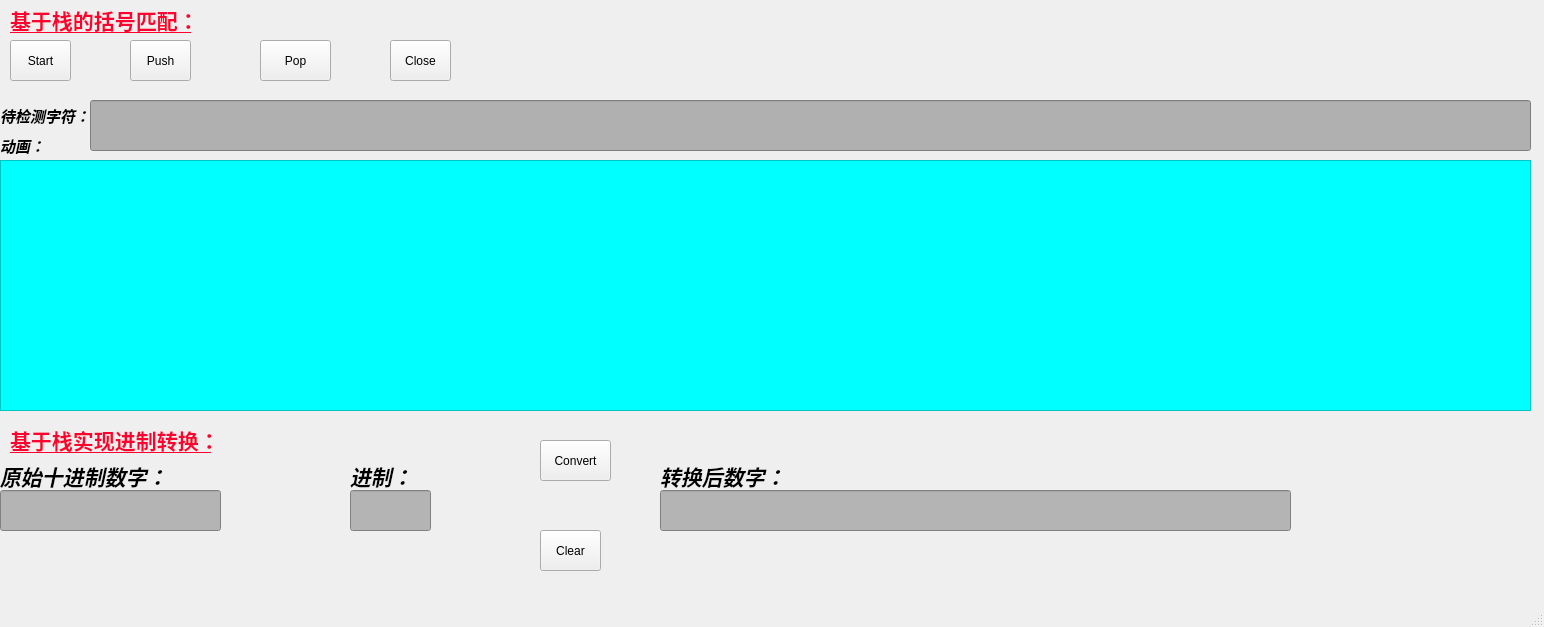
<?xml version="1.0" encoding="UTF-8"?>
<ui version="4.0">
 <class>MainWindow</class>
 <widget class="QMainWindow" name="MainWindow">
  <property name="geometry">
   <rect>
    <x>0</x>
    <y>0</y>
    <width>1544</width>
    <height>627</height>
   </rect>
  </property>
  <property name="windowTitle">
   <string>MainWindow</string>
  </property>
  <widget class="QWidget" name="centralwidget">
   <widget class="QLineEdit" name="lineEdit">
    <property name="geometry">
     <rect>
      <x>90</x>
      <y>100</y>
      <width>1441</width>
      <height>51</height>
     </rect>
    </property>
    <property name="styleSheet">
     <string notr="true">background-color: rgb(213, 213, 213);
font: 20pt &quot;Microsoft YaHei UI&quot;;
background-color: rgb(176, 176, 176);</string>
    </property>
    <property name="text">
     <string/>
    </property>
   </widget>
   <widget class="QPushButton" name="startButton">
    <property name="geometry">
     <rect>
      <x>10</x>
      <y>40</y>
      <width>61</width>
      <height>41</height>
     </rect>
    </property>
    <property name="styleSheet">
     <string notr="true">border-bottom-color: rgb(166, 166, 166);</string>
    </property>
    <property name="text">
     <string>Start</string>
    </property>
   </widget>
   <widget class="QPushButton" name="pushButton">
    <property name="geometry">
     <rect>
      <x>130</x>
      <y>40</y>
      <width>61</width>
      <height>41</height>
     </rect>
    </property>
    <property name="text">
     <string>Push</string>
    </property>
   </widget>
   <widget class="QPushButton" name="popButton">
    <property name="geometry">
     <rect>
      <x>260</x>
      <y>40</y>
      <width>71</width>
      <height>41</height>
     </rect>
    </property>
    <property name="text">
     <string>Pop</string>
    </property>
   </widget>
   <widget class="QPushButton" name="closeButton">
    <property name="geometry">
     <rect>
      <x>390</x>
      <y>40</y>
      <width>61</width>
      <height>41</height>
     </rect>
    </property>
    <property name="text">
     <string>Close</string>
    </property>
   </widget>
   <widget class="QGraphicsView" name="graphicsView">
    <property name="geometry">
     <rect>
      <x>0</x>
      <y>160</y>
      <width>1531</width>
      <height>251</height>
     </rect>
    </property>
    <property name="styleSheet">
     <string notr="true">background-color: rgb(0, 255, 0);
background-color: rgb(0, 255, 255);</string>
    </property>
   </widget>
   <widget class="QLineEdit" name="numberLineEdit">
    <property name="geometry">
     <rect>
      <x>0</x>
      <y>490</y>
      <width>221</width>
      <height>41</height>
     </rect>
    </property>
    <property name="styleSheet">
     <string notr="true">background-color: rgb(180, 180, 180);
font: 20pt &quot;Microsoft YaHei UI&quot;;</string>
    </property>
   </widget>
   <widget class="QLineEdit" name="baseLineEdit">
    <property name="geometry">
     <rect>
      <x>350</x>
      <y>490</y>
      <width>81</width>
      <height>41</height>
     </rect>
    </property>
    <property name="styleSheet">
     <string notr="true">background-color: rgb(180, 180, 180);
font: 20pt &quot;Microsoft YaHei UI&quot;;</string>
    </property>
   </widget>
   <widget class="QLineEdit" name="resultLineEdit">
    <property name="geometry">
     <rect>
      <x>660</x>
      <y>490</y>
      <width>631</width>
      <height>41</height>
     </rect>
    </property>
    <property name="styleSheet">
     <string notr="true">background-color: rgb(180, 180, 180);
font: 20pt &quot;Microsoft YaHei UI&quot;;</string>
    </property>
   </widget>
   <widget class="QPushButton" name="convertButton">
    <property name="geometry">
     <rect>
      <x>540</x>
      <y>440</y>
      <width>71</width>
      <height>41</height>
     </rect>
    </property>
    <property name="text">
     <string>Convert</string>
    </property>
   </widget>
   <widget class="QLabel" name="bracketMatchingLabel">
    <property name="geometry">
     <rect>
      <x>10</x>
      <y>0</y>
      <width>181</width>
      <height>41</height>
     </rect>
    </property>
    <property name="text">
     <string>&lt;html&gt;&lt;head/&gt;&lt;body&gt;&lt;p&gt;&lt;span style=&quot; font-size:16pt; font-weight:700; text-decoration: underline; color:#fc0230;&quot;&gt;基于栈的括号匹配：&lt;/span&gt;&lt;/p&gt;&lt;/body&gt;&lt;/html&gt;</string>
    </property>
   </widget>
   <widget class="QLabel" name="baseConversionLabel">
    <property name="geometry">
     <rect>
      <x>10</x>
      <y>420</y>
      <width>201</width>
      <height>41</height>
     </rect>
    </property>
    <property name="text">
     <string>&lt;html&gt;&lt;head/&gt;&lt;body&gt;&lt;p&gt;&lt;span style=&quot; font-size:16pt; font-weight:700; text-decoration: underline; color:#fc0230;&quot;&gt;基于栈实现进制转换：&lt;/span&gt;&lt;/p&gt;&lt;/body&gt;&lt;/html&gt;</string>
    </property>
   </widget>
   <widget class="QLabel" name="label">
    <property name="geometry">
     <rect>
      <x>0</x>
      <y>460</y>
      <width>171</width>
      <height>31</height>
     </rect>
    </property>
    <property name="text">
     <string>&lt;html&gt;&lt;head/&gt;&lt;body&gt;&lt;p&gt;&lt;span style=&quot; font-size:16pt; font-weight:700; font-style:italic;&quot;&gt;原始十进制数字：&lt;/span&gt;&lt;/p&gt;&lt;/body&gt;&lt;/html&gt;</string>
    </property>
   </widget>
   <widget class="QLabel" name="label_2">
    <property name="geometry">
     <rect>
      <x>350</x>
      <y>460</y>
      <width>71</width>
      <height>31</height>
     </rect>
    </property>
    <property name="text">
     <string>&lt;html&gt;&lt;head/&gt;&lt;body&gt;&lt;p&gt;&lt;span style=&quot; font-size:16pt; font-weight:700; font-style:italic;&quot;&gt;进制：&lt;/span&gt;&lt;/p&gt;&lt;/body&gt;&lt;/html&gt;</string>
    </property>
   </widget>
   <widget class="QLabel" name="label_3">
    <property name="geometry">
     <rect>
      <x>660</x>
      <y>460</y>
      <width>131</width>
      <height>31</height>
     </rect>
    </property>
    <property name="text">
     <string>&lt;html&gt;&lt;head/&gt;&lt;body&gt;&lt;p&gt;&lt;span style=&quot; font-size:16pt; font-weight:700; font-style:italic;&quot;&gt;转换后数字&lt;/span&gt;&lt;span style=&quot; font-size:16pt; font-weight:700; font-style:italic;&quot;&gt;：&lt;/span&gt;&lt;/p&gt;&lt;/body&gt;&lt;/html&gt;</string>
    </property>
   </widget>
   <widget class="QPushButton" name="clearConversionButton">
    <property name="geometry">
     <rect>
      <x>540</x>
      <y>530</y>
      <width>61</width>
      <height>41</height>
     </rect>
    </property>
    <property name="text">
     <string>Clear</string>
    </property>
   </widget>
   <widget class="QLabel" name="label_4">
    <property name="geometry">
     <rect>
      <x>0</x>
      <y>100</y>
      <width>101</width>
      <height>31</height>
     </rect>
    </property>
    <property name="text">
     <string>&lt;html&gt;&lt;head/&gt;&lt;body&gt;&lt;p&gt;&lt;span style=&quot; font-size:11pt; font-weight:700; font-style:italic;&quot;&gt;待检测字符：&lt;/span&gt;&lt;/p&gt;&lt;/body&gt;&lt;/html&gt;</string>
    </property>
   </widget>
   <widget class="QLabel" name="label_5">
    <property name="geometry">
     <rect>
      <x>0</x>
      <y>130</y>
      <width>51</width>
      <height>31</height>
     </rect>
    </property>
    <property name="text">
     <string>&lt;html&gt;&lt;head/&gt;&lt;body&gt;&lt;p&gt;&lt;span style=&quot; font-size:11pt; font-weight:700; font-style:italic;&quot;&gt;动画：&lt;/span&gt;&lt;/p&gt;&lt;/body&gt;&lt;/html&gt;</string>
    </property>
   </widget>
  </widget>
  <widget class="QMenuBar" name="menubar">
   <property name="geometry">
    <rect>
     <x>0</x>
     <y>0</y>
     <width>1544</width>
     <height>22</height>
    </rect>
   </property>
  </widget>
  <widget class="QStatusBar" name="statusbar"/>
 </widget>
 <resources/>
 <connections/>
</ui>
